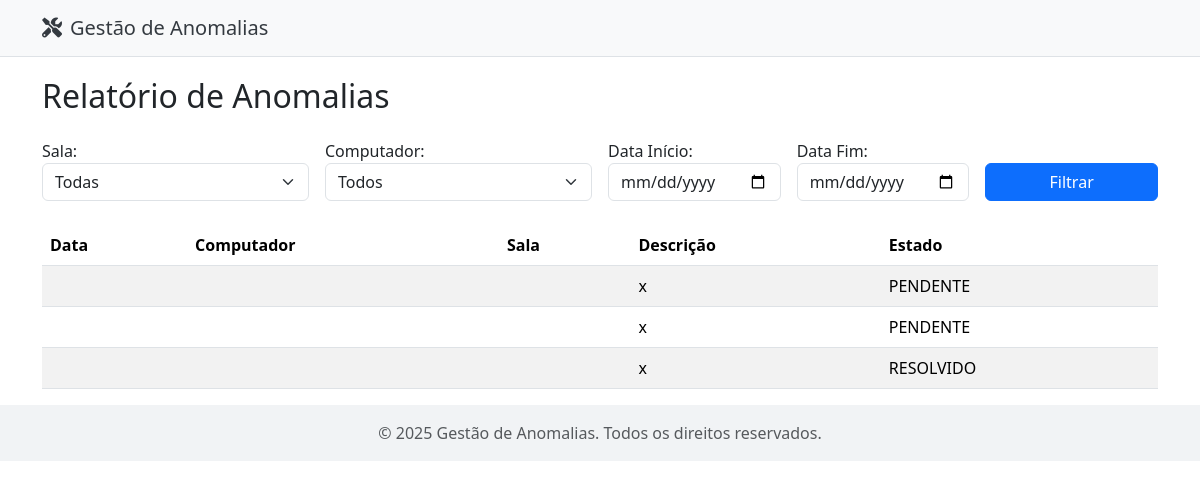
The page /relatorio/ on the database its author committed.
### anomalias/models.py (models this page shows, shortened)
class Anomalia(models.Model):
    ESTADO_CHOICES = [
        ('PENDENTE', 'Pendente'),
        ('EM_RESOLUCAO', 'Em Resolução'),
        ('RESOLVIDO', 'Resolvido'),
    ]
    titulo = models.CharField(max_length=200)
    descricao = models.TextField()
    computador = models.ForeignKey(
        Computador, on_delete=models.CASCADE, related_name='anomalias')
    data_registo = models.DateTimeField(auto_now_add=True)
    estado = models.CharField(
        max_length=20, choices=ESTADO_CHOICES, default='PENDENTE')
    reportado_por = models.ForeignKey(User, on_delete=models.CASCADE)

### anomalias/views.py (the view)
# urls.py: path('relatorio/', views.relatorio_anomalias, name='relatorio_anomalias'),
def relatorio_anomalias(request):
    salas = Sala.objects.all()
    computadores = Computador.objects.all()
    anomalias = Anomalia.objects.all()
    sala_id = request.GET.get('sala')
    computador_id = request.GET.get('computador')
    data_inicio = request.GET.get('data_inicio')
    data_fim = request.GET.get('data_fim')
    if sala_id:
        anomalias = anomalias.filter(computador__sala__id=sala_id)
    if computador_id:
        anomalias = anomalias.filter(computador__id=computador_id)
    if data_inicio:
        anomalias = anomalias.filter(data_criacao__gte=parse_date(data_inicio))
    if data_fim:
        anomalias = anomalias.filter(data_criacao__lte=parse_date(data_fim))
    context = {
        'salas': salas,
        'computadores': computadores,
        'anomalias': anomalias,
    }
    return render(request, 'anomalias/relatorio.html', context)

### templates/anomalias/relatorio.html (shortened to what this page needs)
{% extends 'base.html' %}
{% block content %}
<h2 class="mb-4">Relatório de Anomalias</h2>
<form method="get" class="row g-3 mb-4">
    <div class="col-md-3">
        <label>Sala:</label>
        <select name="sala" class="form-select">
            <option value="">Todas</option>
        </select>
    </div>
    <div class="col-md-3">
        <label>Computador:</label>
        <select name="computador" class="form-select">
            <option value="">Todos</option>
        </select>
    </div>
    <div class="col-md-2">
        <label>Data Início:</label>
        <input type="date" name="data_inicio" class="form-control">
    </div>
    <div class="col-md-2">
        <label>Data Fim:</label>
        <input type="date" name="data_fim" class="form-control">
    </div>
    <div class="col-md-2 d-flex align-items-end">
        <button type="submit" class="btn btn-primary w-100">Filtrar</button>
    </div>
</form>
<table class="table table-striped">
    <thead>
        <tr>
            <th>Data</th>
            <th>Computador</th>
            <th>Sala</th>
            <th>Descrição</th>
            <th>Estado</th>
        </tr>
    </thead>
    <tbody>
        {% for anomalia in anomalias %}
        <tr>
            <td>{{ anomalia.data_criacao }}</td>
            <td>{{ anomalia.computador.nome }}</td>
            <td>{{ anomalia.computador.sala.nome }}</td>
            <td>{{ anomalia.descricao }}</td>
            <td>{{ anomalia.estado }}</td>
        </tr>
        {% empty %}
        <tr>
            <td colspan="5" class="text-center">Nenhuma anomalia encontrada com os filtros aplicados.</td>
        </tr>
        {% endfor %}
    </tbody>
</table>
{% endblock %}

### rows shown on the page
Anomalia: descricao "x", estado "PENDENTE"
Anomalia: descricao "x", estado "PENDENTE"
Anomalia: descricao "x", estado "RESOLVIDO"
